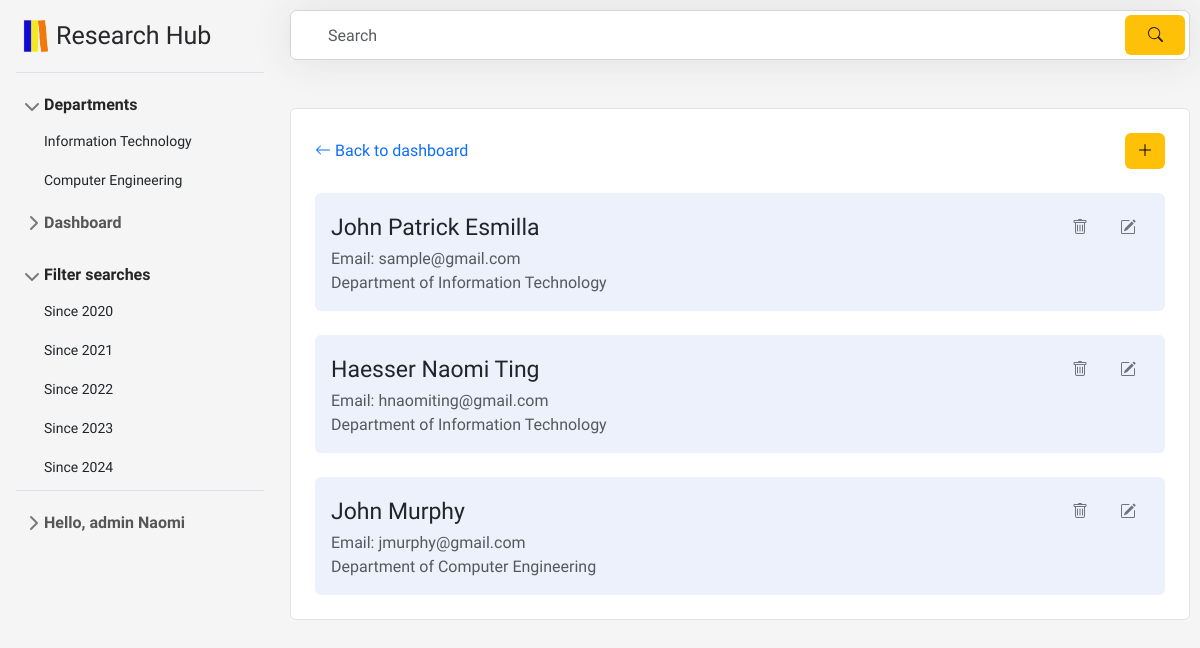
/f/admin/mAdvisers.php (signed in), run on an earlier commit of the app's database.
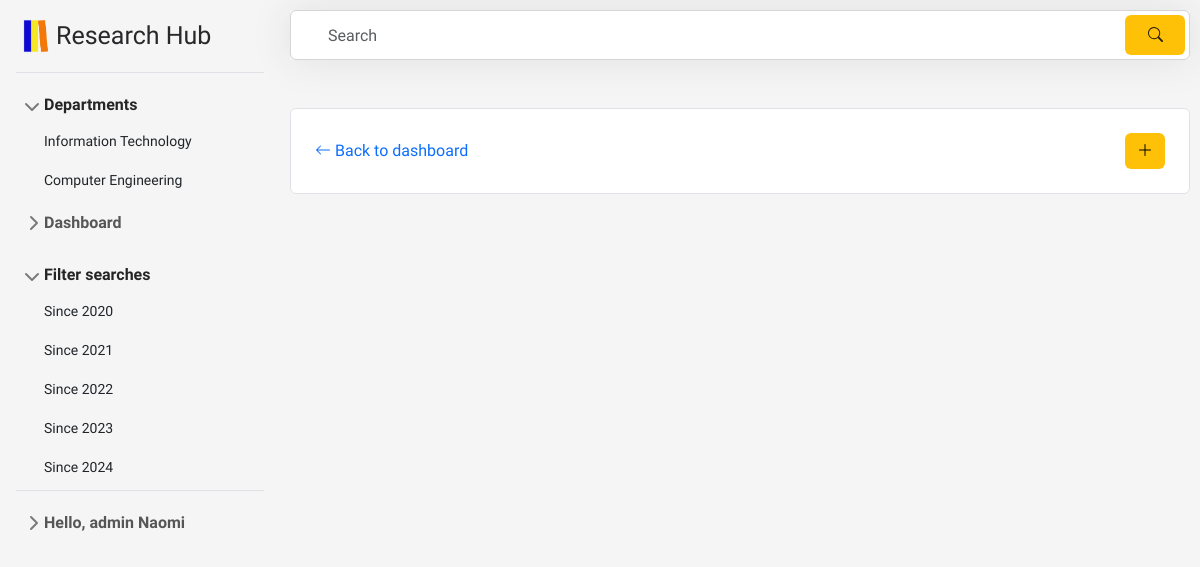
And on a later commit of the database.
### tables this page shows
CREATE TABLE `advisers` (
  `id` int(11) NOT NULL,
  `name` varchar(30) NOT NULL,
  `email` varchar(60) NOT NULL,
  `dept` varchar(30) NOT NULL
);

### f/admin/mAdvisers.php (the view, shortened to what this page needs)
<?php
    include '../includes/header.php';
    include '../includes/sidebarAdmin.php';
    echo "<link rel='stylesheet' type='text/css' href='../css/aDashStyle.css'>";
    echo "<link rel='stylesheet' type='text/css' href='../css/scrollbar.css'>";
    echo "<link rel='stylesheet' type='text/css' href='../css/mAdvisers.css'>";
    $pdo = new PDO("mysql:host=127.0.0.1;dbname=hub", 'root', '');
    try {
        $stmt = $pdo->prepare("SELECT * FROM `advisers`");
        $advisers = $stmt->fetchAll(PDO::FETCH_ASSOC);
    } catch (PDOException $e) {
        $errMsg = "Error fetching advisers: " . $e->getMessage();
    }
    try {
        if(isset($_GET['search'])) {
            $search = $_GET['search'];
            $stmt = $pdo->prepare("SELECT * FROM `advisers` WHERE name LIKE :search");
            $stmt->bindValue(':search', "%$search%");
        } else {
            $stmt = $pdo->prepare("SELECT * FROM `advisers`");
        }
        $stmt->execute();
        $advisers = $stmt->fetchAll(PDO::FETCH_ASSOC);
    } catch (PDOException $e) {
        $errMsg = "Error fetching advisers: " . $e->getMessage();
    }
?>
<div id="content">
    <form class="search" method="get">
        <input type="text" class="form-control" placeholder="Search" name="search">
        <button class="btn btn-warning" type="submit">
            <svg xmlns="http://www.w3.org/2000/svg" width="15" height="15" fill="currentColor" class="bi bi-search" viewBox="0 0 16 16">
                <path d="M11.742 10.344a6.5 6.5 0 1 0-1.397 1.398h-.001q.044.06.098.115l3.85 3.85a1 1 0 0 0 1.415-1.414l-3.85-3.85a1 1 0 0 0-.115-.1zM12 6.5a5.5 5.5 0 1 1-11 0 5.5 5.5 0 0 1 11 0"/>
            </svg>
        </button>
    </form>
    <ul class="list-group mt-5 mb-5">
        <li class="list-group-item p-4">
            <div class="d-flex justify-content-between align-items-center">
                <a href="../admin/aDashboard.php" class="text-decoration-none">
                    <svg xmlns="http://www.w3.org/2000/svg" width="16" height="16" fill="currentColor" class="bi bi-arrow-left" viewBox="0 0 16 16">
                        <path fill-rule="evenodd" d="M15 8a.5.5 0 0 0-.5-.5H2.707l3.147-3.146a.5.5 0 1 0-.708-.708l-4 4a.5.5 0 0 0 0 .708l4 4a.5.5 0 0 0 .708-.708L2.707 8.5H14.5A.5.5 0 0 0 15 8"/>
                    </svg> Back to dashboard
                </a>
                <button type="button" class="btn btn-warning addbtn" data-bs-toggle="modal" data-bs-target="#exampleModal" data-bs-whatever="@fat">
                    <svg xmlns="http://www.w3.org/2000/svg" width="16" height="16" fill="currentColor" class="bi bi-plus-lg" viewBox="0 0 16 16">
                    <path fill-rule="evenodd" d="M8 2a.5.5 0 0 1 .5.5v5h5a.5.5 0 0 1 0 1h-5v5a.5.5 0 0 1-1 0v-5h-5a.5.5 0 0 1 0-1h5v-5A.5.5 0 0 1 8 2"/>
                    </svg>
                </button>
            </div>
            <?php foreach ($advisers as $adviser): ?>
                <ul style="list-style-type: none;" class="p-3 rounded ulInside mt-4">
                    <li class="list-group-item-title d-flex">
                        <a href="" class=" text-decoration-none text-dark" style="pointer-events: none;"><?php echo $adviser['name']; ?></a>
                        <div class="ml-auto">
                            <form action="" method="post">
                                <button type="button" name="delete" class="btn btn-link text-secondary" data-bs-toggle="modal" data-bs-target="#delete_<?php echo $adviser['id']; ?>">
                                </button>
                                <button type="button" class="btn btn-link text-secondary" data-bs-toggle="modal" data-bs-target="#editModal_<?php echo $adviser['id']; ?>">
                                </button>
                            </form>
                        </div>
                    </li>
                    <li class="text-muted">Email: <?php echo $adviser['email']; ?></li>
                    <li class="text-muted">Department of <?php echo $adviser['dept']; ?> </li>
                </ul>
            <?php endforeach; ?>
       </li>
    </ul>
</div>

What changed in the data, as far as the page shows it:
removed advisers: name "John Patrick Esmilla", email "sample@gmail.com", dept "Information Technology"
removed advisers: name "Haesser Naomi Ting", email "hnaomiting@gmail.com", dept "Information Technology"
removed advisers: name "John Murphy", email "jmurphy@gmail.com", dept "Computer Engineering"
